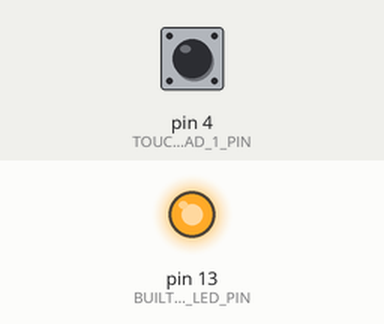
This sketch was run on a simulated Arduino Uno, built with avr-gcc and run on an emulated ATmega328P. Parts: output pins drawn as LEDs (lit = HIGH). Inputs (shaded band) come from the test bench; at power-on: pin 4 (TOUCHPAD_1_PIN) HIGH. What the sketch prints to the serial monitor is not drawn.

Above: at 1.2 s.
1.3 s: pin 4 (TOUCHPAD_1_PIN) pulled LOW for 0.15 s
At 1.38 s:
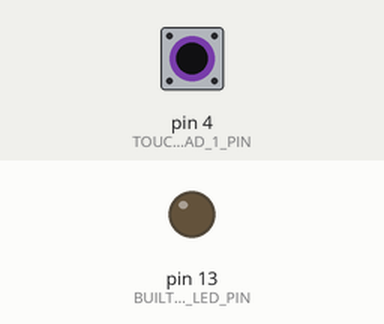
2.9 s: pin 4 (TOUCHPAD_1_PIN) pulled LOW for 3.2 s
At 7.0 s:
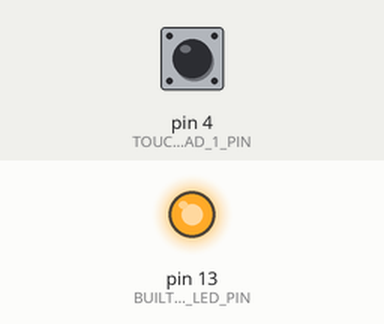
Timing chart, 0 to 8.5 s (numbered marks = the images above; inputs shaded):
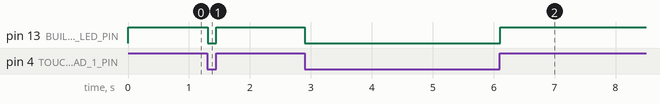

Measured:
- after the input at 1.3 s, pin 13 (BUILT_IN_LED_PIN): HIGH → LOW at once, → HIGH 0.14 s later
- after the input at 2.9 s, pin 13 (BUILT_IN_LED_PIN): HIGH → LOW at once, → HIGH 3.2 s later

The sketch:

touchpad_controller.ino
```cpp
// initialize input pins consts
#define TOUCHPAD_1_PIN 4

// initialize temporary output pins consts
#define BUILT_IN_LED_PIN 13

void setup() {
  //activate touchpad_1_pin as input
  pinMode(TOUCHPAD_1_PIN, INPUT_PULLUP);

  //activate built_in_led_pin as output
  pinMode(13, OUTPUT);
  //write starting value of LOW to pin
  digitalWrite(13, LOW);

  //set up serial polling for debugging
  Serial.begin(9600);
}

void loop() {
  //set value to be the result of reading input from touchpad_1_pin
  int value = digitalRead(TOUCHPAD_1_PIN);
  //debug to make sure digital input is working
  Serial.print(value);

  //write the result of the digital read (high or low) to the built_in_led_pin
  digitalWrite(BUILT_IN_LED_PIN, value);

  //pause loop execution for 1 millisecond
  delay(10);
}

// current issues
// ISSUE 1:
// pressing all four touchpads at once seems to break it
// it seems like something hardware side, not sure what yet, might just be a limitation
// of the sensor i have
// ISSUE 2:
// need to hook up to oscuino to be able to communicate with sonic pi
```
